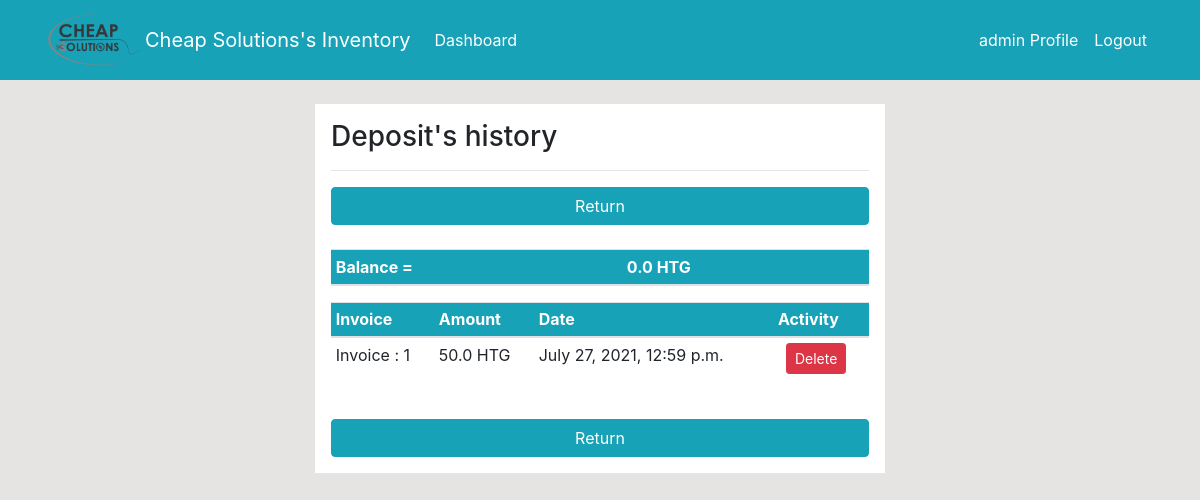
Screenshot of /invoices/deposit/show/1/ (signed in) with the database file from the repository.
### dashboard/models.py (models this page shows, shortened)
class Invoice(models.Model):
    client = models.ForeignKey(Customer, on_delete=models.SET_NULL, null=True)
    name_backup = models.CharField(max_length=500, null = True)
    email_backup = models.EmailField(max_length=254, null=True)
    phone_backup = models.PositiveIntegerField(null=True)
    address_backup = models.CharField(max_length=500, null=True )
    PoNumber = models.IntegerField('P.O Number',null=True)
    PaymentType = models.CharField('Payment Type',
                                   max_length=50,
                                   choices=Payment_Type,
                                   null=True)
    Date   = models.DateTimeField('Date',
                              default=datetime.now, blank=True
                              )
    Total = models.FloatField(null=True, default = 0.0)
    discount = models.FloatField('Discount',null=True, default = 0.0)
    Balance = models.FloatField(null=True)
    currency = models.CharField(max_length=50, choices=Currency_Category,default='HTG',null=True)
    class Meta:
        ordering = ('Date',)
    def __str__(self):
        return 'Invoice : {0}'.format(self.id)

class InvoiceDeposit(models.Model):
    Invoice = models.ForeignKey(Invoice, on_delete=models.CASCADE, null=True)
    Amount = models.FloatField(null=True)
    Date   = models.DateTimeField('Date',
                              default=datetime.now, blank=True
                              )

### dashboard/decorators.py (the view)
        def wrapper(request, *args, **kwargs):
            group = None
            if request.user.groups.exists():
                group = request.user.groups.all()[0].name
            if group in allowed_roles:
                return view_func(request, *args, **kwargs)
            else:
                return HttpResponse('You are not authorized to view this page')

### dashboard/views.py (called while the page is built)
@login_required(login_url='user-login')
@allowed_users(allowed_roles=['Admin'])
def invoices_deposit_show(request, pk):
  invoice_deposit = InvoiceDeposit.objects.all().order_by('-id',)
  invoice_to_be_printed = Invoice.objects.get(id=pk)
  amountPaid = 0.0
  for deposit in invoice_deposit:
      if deposit.Invoice.id == pk:
          amountPaid += float(deposit.Amount)
  total_after_discount = float(invoice_to_be_printed.Total - invoice_to_be_printed.discount)
  balance = float(total_after_discount - amountPaid)
  Invoice.objects.filter(id=pk).update(Balance = balance)
  context = {
            'balance': balance,
            'invoice': invoice_to_be_printed,
            'invoice_deposit': invoice_deposit
            }
  return render(request, 'dashboard/invoice_deposit.html', context)

### templates/dashboard/invoice_deposit.html (shortened to what this page needs)
{% extends 'partials/base.html' %}
{% load crispy_forms_tags %}
{% block content %}
<div class="row my-4">
    <div class="col-md-6 offset-md-3 p-3 bg-white">
        <h3>Deposit's history</h3>
        <hr>
        <a class="btn btn-info btn-block" href="{% url 'dashboard-invoices-edit-product' invoice.id %}">Return</a>
        <br>
        <table class="table table-hover table-sm bg-white search-table" >
            <thead class="bg-info text-white">
                <tr>
                    <th scope ="col">Balance = </th>
                    <th scope="col">{{balance}} {{invoice.currency}}</th>
                </tr>
            </thead>
        </table>
        <table class="table table-hover table-sm bg-white search-table" >
            <thead class="bg-info text-white">
                <tr>
                    <th scope="col" >Invoice</th>
                    <th scope="col">Amount</th>
                    <th scope ="col">Date</th>
                    <th scope="col">Activity</th>
                </tr>
            </thead>
            <tbody>
               {% for deposit in invoice_deposit %}
               {% if deposit.Invoice.id == invoice.id %}
                <tr>
                    <td>{{ deposit.Invoice }}</td>
                    <td>{{ deposit.Amount }} {{ deposit.Invoice.currency }}</td>
                    <td>{{ deposit.Date }}</td>
                      <form action = "{% url 'dashboard-invoices-deposit-delete' deposit.id invoice.id %}" method="POST">
                    <td>
                      <input class="btn btn-danger btn-sm ml-2" type="submit" value="Delete">
                    </td>
                     </form >
                </tr>
                {% endif %}
                {% endfor %}
            </tbody>
        </table>
        <br>
        <a class="btn btn-info btn-block" href="{% url 'dashboard-invoices-edit-product' invoice.id %}">Return</a>
    </div>
</div>
{% endblock %}

### templates/partials/nav.html (shortened to what this page needs)
{% load static %}
<nav class="navbar navbar-expand-lg navbar-info bg-info">
    <div class="container">
        <img class="img2" src="{% static '/img/Cheap solution logo.png' %}" alt="Cheap Solutions" style="width: 100%; max-width: 100px" />
        <a class="navbar-brand text-white" href="{% url 'dashboard-index' %}">Cheap Solutions's Inventory</a>
        {% if user.is_authenticated %}
        <div class="collapse navbar-collapse" id="navbarSupportedContent">
            <ul class="navbar-nav mr-auto">
                <li class="nav-item active">
                    <a class="nav-link text-white" href="{% url 'dashboard-index' %}">Dashboard </a>
                </li>
            </ul>
            <ul class="navbar-nav ml-auto">
                <li class="nav-item active">
                    <a class="nav-link text-white" href="{% url 'user-profile' %}">{{ user.username }} Profile
                        <span class="sr-only">(current)</span></a>
                </li>
                <li class="nav-item">
                    <a class="nav-link text-white" href="{% url 'user-logout' %}">Logout</a>
                </li>
            </ul>
            {% endif %}
        </div>
    </div>
</nav>

### static/style.css (style rules this page uses)
body { background: rgb(230, 227, 227); }

### templates/partials/nav.html (style rules this page uses)
.img2 { -webkit-filter: grayscale(100%); filter: grayscale(100%); }

### rows the page displays
Invoice: currency "HTG"
InvoiceDeposit: Invoice "Invoice : 1", Amount "50.0", Invoice.currency "HTG", Date "July 27, 2021, 12:59 p.m."

### other values shown
{{ user.username }} "admin"
{{ balance }} "0.0"
